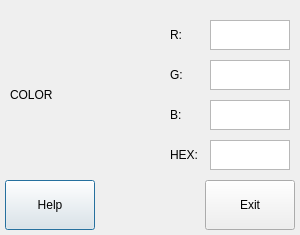
<?xml version="1.0" encoding="UTF-8"?>
<ui version="4.0">
 <class>Dialog</class>
 <widget class="QDialog" name="Dialog">
  <property name="geometry">
   <rect>
    <x>0</x>
    <y>0</y>
    <width>300</width>
    <height>235</height>
   </rect>
  </property>
  <property name="windowTitle">
   <string>color detection by JS</string>
  </property>
  <property name="windowIcon">
   <iconset>
    <normaloff>color.png</normaloff>color.png</iconset>
  </property>
  <widget class="QPushButton" name="button_info">
   <property name="geometry">
    <rect>
     <x>5</x>
     <y>180</y>
     <width>90</width>
     <height>50</height>
    </rect>
   </property>
   <property name="text">
    <string>Help</string>
   </property>
  </widget>
  <widget class="QPushButton" name="button_exit">
   <property name="geometry">
    <rect>
     <x>205</x>
     <y>180</y>
     <width>90</width>
     <height>50</height>
    </rect>
   </property>
   <property name="text">
    <string>Exit</string>
   </property>
  </widget>
  <widget class="QLabel" name="label_color">
   <property name="geometry">
    <rect>
     <x>10</x>
     <y>20</y>
     <width>150</width>
     <height>150</height>
    </rect>
   </property>
   <property name="text">
    <string>COLOR</string>
   </property>
  </widget>
  <widget class="QLabel" name="label_r">
   <property name="geometry">
    <rect>
     <x>170</x>
     <y>20</y>
     <width>40</width>
     <height>30</height>
    </rect>
   </property>
   <property name="text">
    <string>R:</string>
   </property>
  </widget>
  <widget class="QLabel" name="label_b">
   <property name="geometry">
    <rect>
     <x>170</x>
     <y>100</y>
     <width>40</width>
     <height>30</height>
    </rect>
   </property>
   <property name="text">
    <string>B:</string>
   </property>
  </widget>
  <widget class="QLabel" name="label_g">
   <property name="geometry">
    <rect>
     <x>170</x>
     <y>60</y>
     <width>40</width>
     <height>30</height>
    </rect>
   </property>
   <property name="text">
    <string>G:</string>
   </property>
  </widget>
  <widget class="QLabel" name="label_hex">
   <property name="geometry">
    <rect>
     <x>170</x>
     <y>140</y>
     <width>40</width>
     <height>30</height>
    </rect>
   </property>
   <property name="text">
    <string>HEX: </string>
   </property>
  </widget>
  <widget class="QTextEdit" name="edit_r">
   <property name="geometry">
    <rect>
     <x>210</x>
     <y>20</y>
     <width>80</width>
     <height>30</height>
    </rect>
   </property>
  </widget>
  <widget class="QTextEdit" name="edit_g">
   <property name="geometry">
    <rect>
     <x>210</x>
     <y>60</y>
     <width>80</width>
     <height>30</height>
    </rect>
   </property>
  </widget>
  <widget class="QTextEdit" name="edit_b">
   <property name="geometry">
    <rect>
     <x>210</x>
     <y>100</y>
     <width>80</width>
     <height>30</height>
    </rect>
   </property>
  </widget>
  <widget class="QTextEdit" name="edit_hex">
   <property name="geometry">
    <rect>
     <x>210</x>
     <y>140</y>
     <width>80</width>
     <height>30</height>
    </rect>
   </property>
  </widget>
 </widget>
 <resources/>
 <connections/>
</ui>
